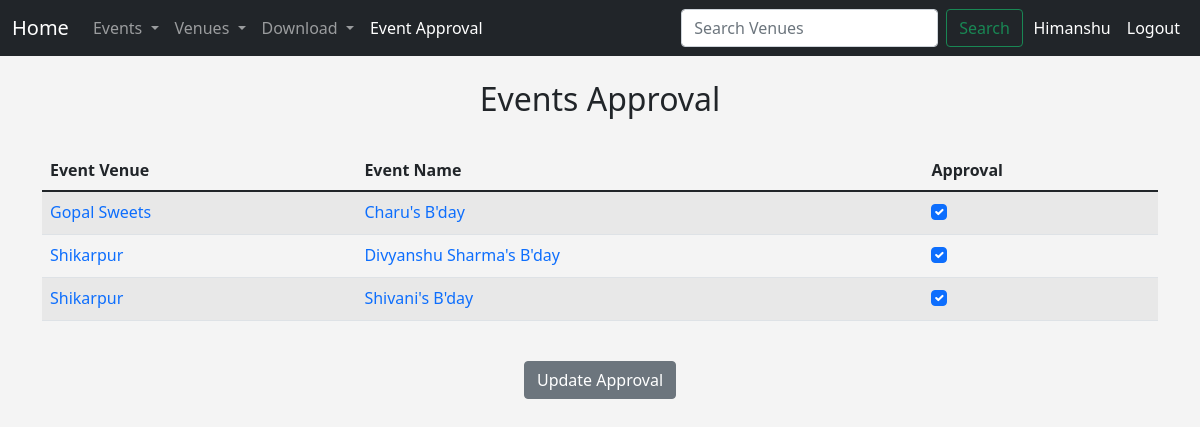
Page /approve_events (signed in) on the committed database.
### events/models.py (models this page shows, shortened)
class Event(models.Model):
    name=models.CharField('Event Name',max_length=120)
    event_date=models.DateTimeField('Event Date ')
    venue= models.ForeignKey(Venue,blank=True,null=True,on_delete=models.CASCADE)
    manager= models.ForeignKey(User,blank=True,null=True,on_delete=models.SET_NULL)
    description=models.TextField(blank=True)
    attendees= models.ManyToManyField(User,blank=True,related_name="all_users")
    approved=models.BooleanField("Approved",default=False)
    def __str__(self):
        return self.name
    @property
    def days_left(self):
        today=date.today()
        days_left=self.event_date.date()-today
        temp=str(days_left).split(",",1)[0].split(' ')[0]
        return int(temp)

class Venue(models.Model):
    name=models.CharField('Venue Name ',max_length=120)
    address=models.CharField('Venue Address ',max_length=120)
    zip_code=models.CharField('Venue zipcode ',max_length=15 ,blank=True)
    phone=models.CharField('Venue Number ',max_length=13,blank=True)
    web=models.CharField('Website Address ', max_length=25 ,blank=True)
    email_address=models.EmailField('Venue Email',blank=True)
    owner=models.IntegerField('Venue Owner',blank=False,default=1)
    venue_image=models.ImageField(null=True,blank=True,upload_to="images/")
    def __str__(self):
        return self.name

### events/views.py (the view)
# urls.py: path('approve_events',views.approve_events,name='approve_events'),
def approve_events(request):
    if request.user.is_authenticated:
        venue_list=Venue.objects.filter(owner=request.user.id).order_by('name')
        event_list=list();
        for venue in venue_list:
            event_list+=(Event.objects.filter(venue=venue).order_by('event_date'))
        if request.method=="POST":
            id_list=request.POST.getlist('boxes')
            for event in event_list:
                Event.objects.filter(pk=event.id).update(approved=False)
            for x in id_list:
                Event.objects.filter(pk=int(x)).update(approved=True)
            messages.success(request,('Approval List has been Updated'))
            return redirect('list-events')
        else:
            return render(request,'events/event_approval.html',{
                'event_list':event_list
            })
    else:
        messages.success(request,('You are not authorized to view Event approval page! Please login/Register'))
        return redirect('home')

### events/templates/events/event_approval.html (shortened to what this page needs)
{% extends 'events/base.html' %}
{%block content%}
<center>
    <h2>Events Approval</h2>
    <br>
    {%if event_list %}
        <form action="" method="POST">
            <table class="table table-hover table-striped">
                <thead>
                    <tr>
                        <th scope="col">Event Venue</th>
                        <th scope="col">Event Name</th>
                        <th scope="col">Approval</th>
                    </tr>
                </thead>
                <tbody>
                    {%for event in event_list%}
                    {% if event.days_left > 0 %}
                    <tr>
                        <td>
                            <a href="{% url 'show-venue'  event.venue.id %}" style="text-decoration: none;">{{event.venue}}</a>
                        </td>
                        <td>
                            <a href="{% url 'show_event'  event.id %}" style="text-decoration: none;">{{event}}</a>
                        </td>
                        <td>
                            {%if event.approved %}
                            <div class="form-check">
                                <input class="form-check-input" type="checkbox" checked="checked" value={{event.id}}
                                    name="boxes">
                            </div>
                            {%else%}
                            <div class="form-check">
                                <input class="form-check-input" type="checkbox" value={{event.id}} name="boxes">
                            </div>
                            {%endif%}
                        </td>
                    </tr>
                    {% endif %}
                    {%endfor%}
                </tbody>
            </table>
            <br>
            <button class="btn btn-secondary" type="submit">Update Approval</button>
        </form>
        {%else%}
        <div >
        <div class="alert alert-warning alert-dismissible fade show" role="alert">
            <h4>No Events List for Approval !!</h4>
        </div>
        {%endif%}
</center>
{%endblock%}

### events/templates/events/navbar.html (shortened to what this page needs)
<nav class="navbar navbar-expand-lg navbar-dark bg-dark">
    <div class="container-fluid">
        <a class="navbar-brand" href="{%url 'home' %}">Home</a>
        <div class="collapse navbar-collapse" id="navbarSupportedContent">
            <ul class="navbar-nav me-auto mb-2 mb-lg-0">
                {%if  user.is_authenticated %}
                <li class="nav-item dropdown">
                    <a class="nav-link dropdown-toggle" href="#" id="navbarDropdown" role="button"
                        data-toggle="dropdown" aria-haspopup="true" aria-expanded="false">
                        Events
                    </a>
                </li>
                <li class="nav-item dropdown">
                    <a class="nav-link dropdown-toggle" href="#" id="navbarDropdown" role="button"
                        data-toggle="dropdown" aria-haspopup="true" aria-expanded="false">
                        Venues
                    </a>
                </li>
                <li class="nav-item dropdown">
                    <a class="nav-link dropdown-toggle" href="#" id="navbarDropdown" role="button"
                        data-toggle="dropdown" aria-haspopup="true" aria-expanded="false">
                        Download
                    </a>
                </li>
                <li class="nav-item">
                    <a class="nav-link active" aria-current="page" href="{% url 'approve_events' %}">Event Approval</a>
                </li>
                {%endif%}
            </ul>
            {% if user.is_authenticated %}
            <form class="d-flex" method=POST action="{% url 'search-venues' %}" style="padding-right: 0.7mm;">
                <input class="form-control me-2" type="search" placeholder="Search Venues" aria-label="Search"
                    name="searched_data">
                <button class="btn btn-outline-success" type="submit">Search</button>
            </form>
            <div style="color: white; padding: 0.5rem 0.5rem;"> {{user.first_name}} </div>
            <a class="nav-link active" aria-current="page" href="{% url 'logout-user' %}"
                style="color: white; padding: 0.5rem 0.5rem">Logout</a>
            {% endif %}
        </div>
    </div>
</nav>

### events/templates/events/base.html (style rules this page uses)
body { background: #f4f4f4; }

### rows in the picture
Event: venue "Gopal Sweets", name "Charu's B'day"
Event: venue "Shikarpur", name "Divyanshu Sharma's B'day"
Event: venue "Shikarpur", name "Shivani's B'day"

### other values in the picture
{{ user.first_name }} "Himanshu"
